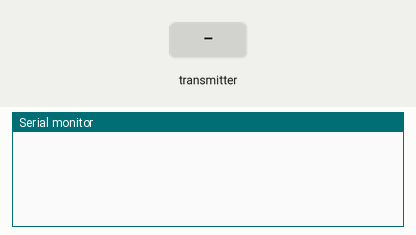
The sketch below on a simulated Arduino Uno, built with avr-gcc and run on an emulated ATmega328P. Shown: the last lines printed to the serial monitor. Inputs (shaded band) come from the test bench. No radio packets arrive unless stated.

Above: at 1.2 s.
1.3 s: the transmitter starts sending latitude = 0
At 1.5 s:
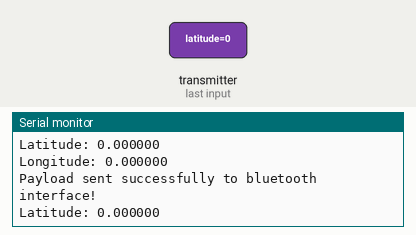
2.8 s: the transmitter starts sending longitude = 25
5.8 s: the transmitter starts sending longitude = 0
8.8 s: the transmitter starts sending latitude = 25
At 9.0 s:
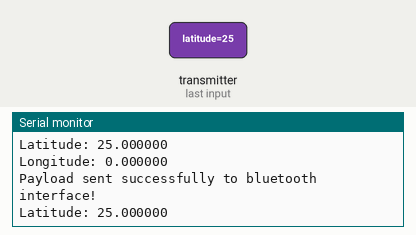
11.8 s: the transmitter starts sending latitude = 100
At 11.9 s:
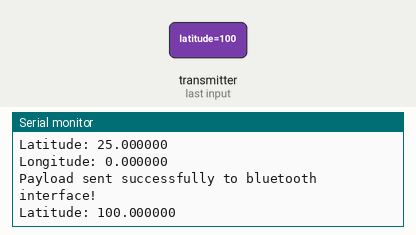
14.8 s: the transmitter starts sending longitude = 100
Timing chart, 0 to 17.8 s (numbered marks = the images above; inputs shaded):
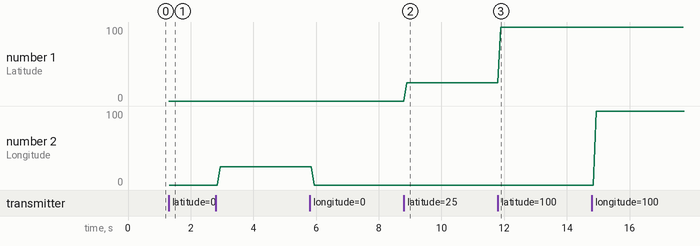

Measured:
- after the input at 1.3 s, the serial monitor: prints a new line at once (image 1)
- after the input at 8.8 s, the serial monitor: prints a new line after 0.09 s (image 2)
- after the input at 11.8 s, the serial monitor: prints a new line after 0.09 s (image 3)
- plotted number 1: 25 → 100 after the input at 11.8 s
- plotted number 2: 0 → 25 after the input at 2.8 s

The sketch:

receiver.ino
```cpp
#include "SPI.h"
#include "RF24.h"
#include "nRF24L01.h"
#include "SoftwareSerial.h"

#define CE_PIN 9
#define CSN_PIN 10

#define BLUETOOTH_RX 4
#define BLUETOOTH_TX 3

RF24 radio(CE_PIN, CSN_PIN);
SoftwareSerial bluetooth(BLUETOOTH_RX, BLUETOOTH_TX);

const byte address[6] = "00001";
struct {
  double latitude;
  double longitude;
} payload;

void setup() {
  Serial.begin(9600);
  bluetooth.begin(9600);
  radio.begin();
  radio.setAutoAck(false);  //(true|false)
  radio.setDataRate(RF24_250KBPS);  //(RF24_250KBPS|RF24_1MBPS|RF24_2MBPS)
  radio.setPALevel(RF24_PA_MIN);  //(RF24_PA_MIN|RF24_PA_LOW|RF24_PA_HIGH|RF24_PA_MAX)
  radio.setPayloadSize(sizeof(payload));
  radio.openReadingPipe(0, address);
  radio.startListening();
}

void loop() {
  if(radio.available()) {
    radio.read(&payload, sizeof(payload));
    Serial.print("Latitude: ");
    Serial.println(payload.latitude, 6);
    Serial.print("Longitude: ");
    Serial.println(payload.longitude, 6);

    bluetooth.print(payload.latitude, 6);
    bluetooth.print(" ");
    bluetooth.print(payload.longitude, 6);
    bluetooth.print('\n');

    Serial.println("Payload sent successfully to bluetooth interface!");
  }
}
```
